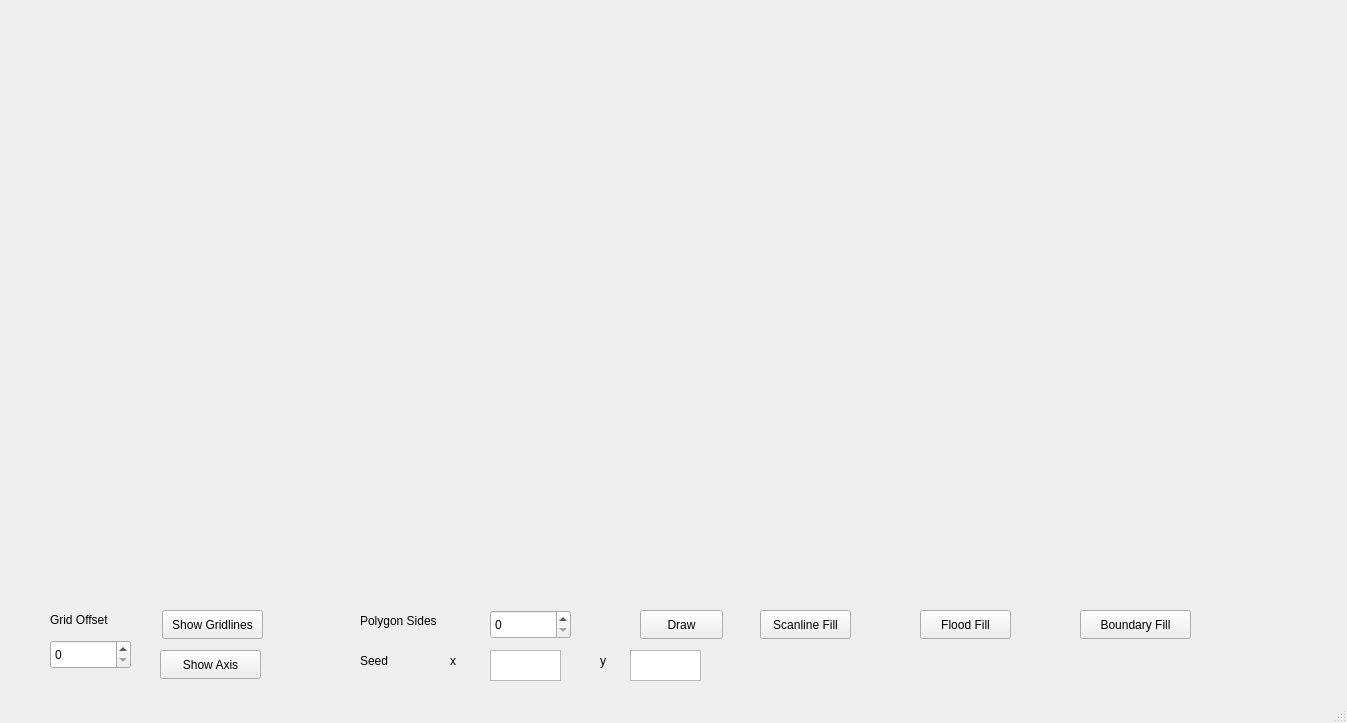
<?xml version="1.0" encoding="UTF-8"?>
<ui version="4.0">
 <class>MainWindow</class>
 <widget class="QMainWindow" name="MainWindow">
  <property name="geometry">
   <rect>
    <x>0</x>
    <y>0</y>
    <width>1347</width>
    <height>723</height>
   </rect>
  </property>
  <property name="windowTitle">
   <string>MainWindow</string>
  </property>
  <widget class="QWidget" name="centralwidget">
   <widget class="QLabel" name="graph">
    <property name="geometry">
     <rect>
      <x>20</x>
      <y>10</y>
      <width>1251</width>
      <height>561</height>
     </rect>
    </property>
    <property name="text">
     <string/>
    </property>
   </widget>
   <widget class="QLabel" name="label_2">
    <property name="geometry">
     <rect>
      <x>50</x>
      <y>610</y>
      <width>81</width>
      <height>20</height>
     </rect>
    </property>
    <property name="text">
     <string>Grid Offset</string>
    </property>
   </widget>
   <widget class="QPushButton" name="gridlines">
    <property name="geometry">
     <rect>
      <x>162</x>
      <y>610</y>
      <width>101</width>
      <height>29</height>
     </rect>
    </property>
    <property name="text">
     <string>Show Gridlines</string>
    </property>
   </widget>
   <widget class="QPushButton" name="axis">
    <property name="geometry">
     <rect>
      <x>160</x>
      <y>650</y>
      <width>101</width>
      <height>29</height>
     </rect>
    </property>
    <property name="text">
     <string>Show Axis</string>
    </property>
   </widget>
   <widget class="QSpinBox" name="gridoffset">
    <property name="geometry">
     <rect>
      <x>50</x>
      <y>640</y>
      <width>81</width>
      <height>29</height>
     </rect>
    </property>
   </widget>
   <widget class="QPushButton" name="scanlinefill">
    <property name="geometry">
     <rect>
      <x>760</x>
      <y>610</y>
      <width>91</width>
      <height>29</height>
     </rect>
    </property>
    <property name="text">
     <string>Scanline Fill</string>
    </property>
   </widget>
   <widget class="QPushButton" name="floodfill">
    <property name="geometry">
     <rect>
      <x>920</x>
      <y>610</y>
      <width>91</width>
      <height>29</height>
     </rect>
    </property>
    <property name="text">
     <string>Flood Fill</string>
    </property>
   </widget>
   <widget class="QPushButton" name="boundaryfill">
    <property name="geometry">
     <rect>
      <x>1080</x>
      <y>610</y>
      <width>111</width>
      <height>29</height>
     </rect>
    </property>
    <property name="text">
     <string>Boundary Fill</string>
    </property>
   </widget>
   <widget class="QLabel" name="label_3">
    <property name="geometry">
     <rect>
      <x>360</x>
      <y>610</y>
      <width>101</width>
      <height>21</height>
     </rect>
    </property>
    <property name="text">
     <string>Polygon Sides</string>
    </property>
   </widget>
   <widget class="QTextBrowser" name="x">
    <property name="geometry">
     <rect>
      <x>490</x>
      <y>650</y>
      <width>71</width>
      <height>31</height>
     </rect>
    </property>
   </widget>
   <widget class="QTextBrowser" name="y">
    <property name="geometry">
     <rect>
      <x>630</x>
      <y>650</y>
      <width>71</width>
      <height>31</height>
     </rect>
    </property>
   </widget>
   <widget class="QLabel" name="label_4">
    <property name="geometry">
     <rect>
      <x>360</x>
      <y>650</y>
      <width>71</width>
      <height>21</height>
     </rect>
    </property>
    <property name="text">
     <string>Seed</string>
    </property>
   </widget>
   <widget class="QLabel" name="label_5">
    <property name="geometry">
     <rect>
      <x>450</x>
      <y>650</y>
      <width>31</width>
      <height>21</height>
     </rect>
    </property>
    <property name="text">
     <string>x</string>
    </property>
   </widget>
   <widget class="QLabel" name="label_6">
    <property name="geometry">
     <rect>
      <x>600</x>
      <y>650</y>
      <width>31</width>
      <height>21</height>
     </rect>
    </property>
    <property name="text">
     <string>y</string>
    </property>
   </widget>
   <widget class="QPushButton" name="draw">
    <property name="geometry">
     <rect>
      <x>640</x>
      <y>610</y>
      <width>83</width>
      <height>29</height>
     </rect>
    </property>
    <property name="text">
     <string>Draw</string>
    </property>
   </widget>
   <widget class="QSpinBox" name="n">
    <property name="geometry">
     <rect>
      <x>490</x>
      <y>610</y>
      <width>81</width>
      <height>29</height>
     </rect>
    </property>
   </widget>
  </widget>
  <widget class="QMenuBar" name="menubar">
   <property name="geometry">
    <rect>
     <x>0</x>
     <y>0</y>
     <width>1347</width>
     <height>25</height>
    </rect>
   </property>
  </widget>
  <widget class="QStatusBar" name="statusbar"/>
 </widget>
 <resources/>
 <connections/>
</ui>
